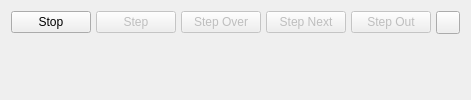
      <widget class="QWidget" name="debugControlWidget">
       <attribute name="icon">
        <iconset resource="resources.qrc">
         <normaloff>:/icons/resources/icons/debug_control.png</normaloff>:/icons/resources/icons/debug_control.png</iconset>
       </attribute>
       <attribute name="title">
        <string>Debug Control</string>
       </attribute>
       <layout class="QVBoxLayout" name="verticalLayout_21">
        <item>
         <layout class="QHBoxLayout" name="horizontalLayout_4">
          <property name="spacing">
           <number>5</number>
          </property>
          <item>
           <spacer name="horizontalSpacer_9">
            <property name="orientation">
             <enum>Qt::Horizontal</enum>
            </property>
            <property name="sizeType">
             <enum>QSizePolicy::Expanding</enum>
            </property>
            <property name="sizeHint" stdset="0">
             <size>
              <width>0</width>
              <height>20</height>
             </size>
            </property>
           </spacer>
          </item>
          <item>
           <widget class="QPushButton" name="buttonRun">
            <property name="sizePolicy">
             <sizepolicy hsizetype="MinimumExpanding" vsizetype="Maximum">
              <horstretch>0</horstretch>
              <verstretch>0</verstretch>
             </sizepolicy>
            </property>
            <property name="focusPolicy">
             <enum>Qt::NoFocus</enum>
            </property>
            <property name="text">
             <string>Stop</string>
            </property>
            <property name="icon">
             <iconset resource="resources.qrc">
              <normaloff>:/icons/resources/icons/stop.png</normaloff>:/icons/resources/icons/stop.png</iconset>
            </property>
           </widget>
          </item>
          <item>
           <widget class="QPushButton" name="buttonStepIn">
            <property name="enabled">
             <bool>false</bool>
            </property>
            <property name="sizePolicy">
             <sizepolicy hsizetype="MinimumExpanding" vsizetype="Maximum">
              <horstretch>0</horstretch>
              <verstretch>0</verstretch>
             </sizepolicy>
            </property>
            <property name="focusPolicy">
             <enum>Qt::NoFocus</enum>
            </property>
            <property name="text">
             <string>Step</string>
            </property>
            <property name="icon">
             <iconset resource="resources.qrc">
              <normaloff>:/icons/resources/icons/stepin.png</normaloff>:/icons/resources/icons/stepin.png</iconset>
            </property>
           </widget>
          </item>
          <item>
           <widget class="QPushButton" name="buttonStepOver">
            <property name="enabled">
             <bool>false</bool>
            </property>
            <property name="sizePolicy">
             <sizepolicy hsizetype="MinimumExpanding" vsizetype="Maximum">
              <horstretch>0</horstretch>
              <verstretch>0</verstretch>
             </sizepolicy>
            </property>
            <property name="focusPolicy">
             <enum>Qt::NoFocus</enum>
            </property>
            <property name="text">
             <string>Step Over</string>
            </property>
            <property name="icon">
             <iconset resource="resources.qrc">
              <normaloff>:/icons/resources/icons/stepover.png</normaloff>:/icons/resources/icons/stepover.png</iconset>
            </property>
           </widget>
          </item>
          <item>
           <widget class="QPushButton" name="buttonStepNext">
            <property name="enabled">
             <bool>false</bool>
            </property>
            <property name="sizePolicy">
             <sizepolicy hsizetype="MinimumExpanding" vsizetype="Maximum">
              <horstretch>0</horstretch>
              <verstretch>0</verstretch>
             </sizepolicy>
            </property>
            <property name="focusPolicy">
             <enum>Qt::NoFocus</enum>
            </property>
            <property name="text">
             <string>Step Next</string>
            </property>
            <property name="icon">
             <iconset resource="resources.qrc">
              <normaloff>:/icons/resources/icons/stepnext.png</normaloff>:/icons/resources/icons/stepnext.png</iconset>
            </property>
           </widget>
          </item>
          <item>
           <widget class="QPushButton" name="buttonStepOut">
            <property name="enabled">
             <bool>false</bool>
            </property>
            <property name="sizePolicy">
             <sizepolicy hsizetype="MinimumExpanding" vsizetype="Maximum">
              <horstretch>0</horstretch>
              <verstretch>0</verstretch>
             </sizepolicy>
            </property>
            <property name="focusPolicy">
             <enum>Qt::NoFocus</enum>
            </property>
            <property name="text">
             <string>Step Out</string>
            </property>
            <property name="icon">
             <iconset resource="resources.qrc">
              <normaloff>:/icons/resources/icons/stepout.png</normaloff>:/icons/resources/icons/stepout.png</iconset>
            </property>
           </widget>
          </item>
          <item>
           <widget class="QToolButton" name="buttonToggleBreakpoints">
            <property name="enabled">
             <bool>true</bool>
            </property>
            <property name="sizePolicy">
             <sizepolicy hsizetype="MinimumExpanding" vsizetype="Maximum">
              <horstretch>0</horstretch>
              <verstretch>0</verstretch>
             </sizepolicy>
            </property>
            <property name="text">
             <string/>
            </property>
            <property name="icon">
             <iconset resource="resources.qrc">
              <normaloff>:/icons/resources/icons/bug.png</normaloff>:/icons/resources/icons/bug.png</iconset>
            </property>
            <property name="checkable">
             <bool>true</bool>
            </property>
            <property name="checked">
             <bool>false</bool>
            </property>
            <property name="autoRaise">
             <bool>false</bool>
            </property>
           </widget>
          </item>
          <item>
           <spacer name="horizontalSpacer_10">
            <property name="orientation">
             <enum>Qt::Horizontal</enum>
            </property>
            <property name="sizeType">
             <enum>QSizePolicy::Expanding</enum>
            </property>
            <property name="sizeHint" stdset="0">
             <size>
              <width>0</width>
              <height>20</height>
             </size>
            </property>
           </spacer>
          </item>
         </layout>
        </item>
        <item>
         <spacer name="verticalSpacer_4">
          <property name="orientation">
           <enum>Qt::Vertical</enum>
          </property>
          <property name="sizeHint" stdset="0">
           <size>
            <width>20</width>
            <height>0</height>
           </size>
          </property>
         </spacer>
        </item>
       </layout>
      </widget>
